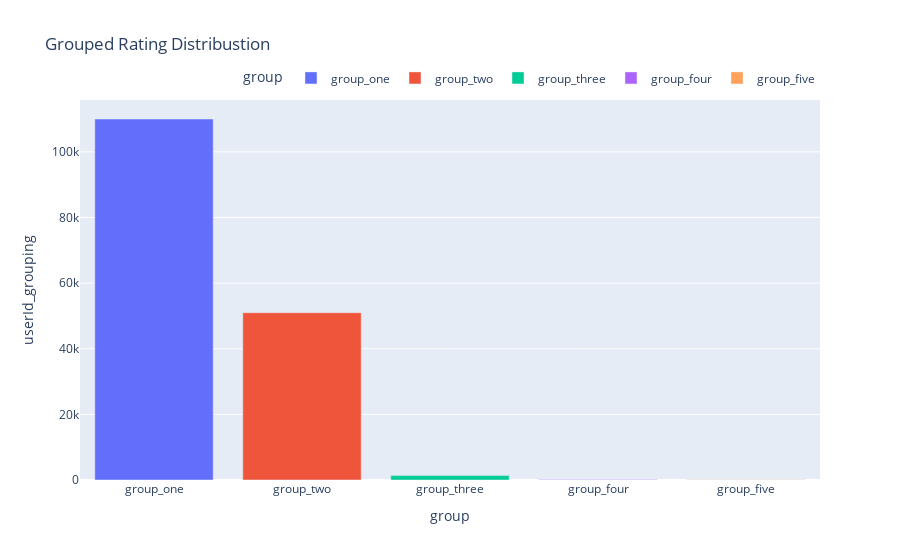

The cell this chart's notebook holds for it:
### Code cell
# To give us insight in the spread, we used figures to determine the spread.
trial_error = np.array([['group_one', group_one,
                         'between 1 and 50'],
                        ['group_two', group_two,
                         'between 50 and 500'],
                        ['group_three', group_three,
                         'between 500 and 1000'],
                        ['group_four', group_four,
                         'between 1000 and 1500'],
                        ['group_five', group_five,
                         'greater than 1500']])
trial_error_df = pd.DataFrame({'group': trial_error[:, 0],
                               'userId_grouping': trial_error[:, 1],
                               'explanation': trial_error[:, 2]})
fig = px.bar(trial_error_df,
             x=trial_error_df["group"],
             y=trial_error_df["userId_grouping"],
             color=trial_error_df["group"],
             title='Grouped Rating Distribustion')
fig.update_layout(legend=dict(
    orientation="h",
    yanchor="bottom",
    y=1.02,
    xanchor="right",
    x=1
))
fig.show()
trial_error_df

### Figure 1 — Plotly figure (JSON) as saved in the notebook; plotly's stock layout.template omitted (floating-point values rounded to 4 significant figures)
{"data": [{"alignmentgroup": "True", "hovertemplate": "group=%{x}<br>userId_grouping=%{y}<extra></extra>", "legendgroup": "group_one", "marker": {"color": "#636efa"}, "name": "group_one", "offsetgroup": "group_one", "orientation": "v", "showlegend": true, "textposition": "auto", "type": "bar", "x": ["group_one"], "xaxis": "x", "y": ["110010"], "yaxis": "y"}, {"alignmentgroup": "True", "hovertemplate": "group=%{x}<br>userId_grouping=%{y}<extra></extra>", "legendgroup": "group_two", "marker": {"color": "#EF553B"}, "name": "group_two", "offsetgroup": "group_two", "orientation": "v", "showlegend": true, "textposition": "auto", "type": "bar", "x": ["group_two"], "xaxis": "x", "y": ["50973"], "yaxis": "y"}, {"alignmentgroup": "True", "hovertemplate": "group=%{x}<br>userId_grouping=%{y}<extra></extra>", "legendgroup": "group_three", "marker": {"color": "#00cc96"}, "name": "group_three", "offsetgroup": "group_three", "orientation": "v", "showlegend": true, "textposition": "auto", "type": "bar", "x": ["group_three"], "xaxis": "x", "y": ["1338"], "yaxis": "y"}, {"alignmentgroup": "True", "hovertemplate": "group=%{x}<br>userId_grouping=%{y}<extra></extra>", "legendgroup": "group_four", "marker": {"color": "#ab63fa"}, "name": "group_four", "offsetgroup": "group_four", "orientation": "v", "showlegend": true, "textposition": "auto", "type": "bar", "x": ["group_four"], "xaxis": "x", "y": ["159"], "yaxis": "y"}, {"alignmentgroup": "True", "hovertemplate": "group=%{x}<br>userId_grouping=%{y}<extra></extra>", "legendgroup": "group_five", "marker": {"color": "#FFA15A"}, "name": "group_five", "offsetgroup": "group_five", "orientation": "v", "showlegend": true, "textposition": "auto", "type": "bar", "x": ["group_five"], "xaxis": "x", "y": ["61"], "yaxis": "y"}], "layout": {"barmode": "relative", "legend": {"orientation": "h", "title": {"text": "group"}, "tracegroupgap": 0, "x": 1, "xanchor": "right", "y": 1.02, "yanchor": "bottom"}, "title": {"text": "Grouped Rating Distribustion"}, "xaxis": {"anchor": "y", "categoryarray": ["group_one", "group_two", "group_three", "group_four", "group_five"], "categoryorder": "array", "domain": [0, 1], "title": {"text": "group"}}, "yaxis": {"anchor": "x", "domain": [0, 1], "title": {"text": "userId_grouping"}}}}
